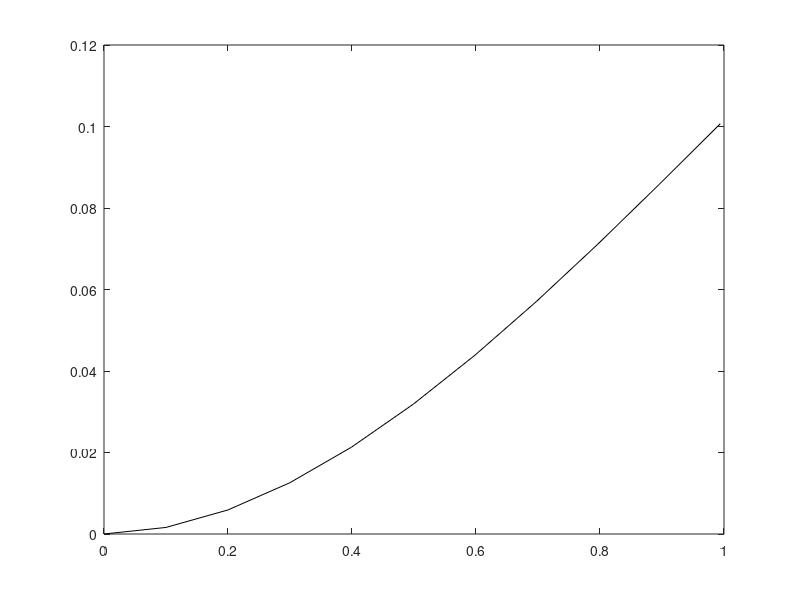

Write MATLAB code to recreate this figure.
N = 10;
E = 1;
r = 0.1;
L = 1;
I = (pi*r^4)/4;
nu = 0.3;
Y = zeros(6*(N+1),1);
X = linspace(0,L,N+1);
K = 1;
G = E/(2*(1+nu));
delta = 0.1;
a = pi*r*r;
for i = 1:N+1
  Y(6*(i-1)+2) = X(i); 
end
tol = 0.001;
F = zeros(6*N+6,1);
h = L/N;
P = (3*E*I/L^3)*delta;
A = zeros(6*(N+1),6*(N+1));
A(1:3,1:3) = eye(3,3);
M = [0 1;-1 0];
A(3+6*(N-1)+7,6*(N-1)+10) = 1;
A(3+6*(N-1)+8,6*(N-1)+11) = 1;
A(3+6*(N-1)+9,6*(N-1)+12) = 1;
while(true)
for i = 1:N 
  C = [(K*G*a) 0;0 (E*a)];
  ni = [Y(6*(i-1)+4) 0 Y(6*(i-1)+5)]; 
  ni1 = [Y(6*(i-1)+10) 0 Y(6*(i-1)+11)];
  ri = [Y(6*(i-1)+1) 0 Y(6*(i-1)+2)]; 
  ri1 = [Y(6*(i-1)+7) 0 Y(6*(i-1)+8)];
  thetai = Y(6*(i-1)+3);
  thetai1 = Y(6*(i-1)+9);
  mi = Y(6*(i-1)+6);
  mi1 = Y(6*(i-1)+12);
  R = [cos((thetai+thetai1)/2) sin((thetai+thetai1)/2);-sin((thetai+thetai1)/2) cos((thetai+thetai1)/2)];
  
  A(3+6*(i-1)+1:3+6*(i-1)+2,6*(i-1)+4:6*(i-1)+5)=-eye(2,2)/h;
  A(3+6*(i-1)+1:3+6*(i-1)+2,6*(i-1)+10:6*(i-1)+11)=eye(2,2)/h;
  
  A(3+6*(i-1)+3,6*(i-1)+1:6*(i-1)+2)=-cross(ni+ni1,[0 1 0])(1,[1 3])/(2*h);
  A(3+6*(i-1)+3,6*(i-1)+4:6*(i-1)+5)=cross([0 1 0],ri1-ri)(1,[1 3])/(2*h);
  A(3+6*(i-1)+3,6*(i-1)+7:6*(i-1)+8)=cross(ni+ni1,[0 1 0])(1,[1 3])/(2*h);
  A(3+6*(i-1)+3,6*(i-1)+10:6*(i-1)+11)=cross([0 1 0],ri1-ri)(1,[1 3])/(2*h);
  A(3+6*(i-1)+3,6*(i-1)+6) = -1/h;
  A(3+6*(i-1)+3,6*(i-1)+12) = 1/h;
  
  A(3+6*(i-1)+4:3+6*(i-1)+5,6*(i-1)+1:6*(i-1)+2) = (1/h)*R*C*R';
  A(3+6*(i-1)+4:3+6*(i-1)+5,6*(i-1)+7:6*(i-1)+8) = -(1/h)*R*C*R';
  Q = M*R*C*R';
  A(3+6*(i-1)+4:3+6*(i-1)+5,6*(i-1)+3)=-(1/(2*h))*(Q+Q')*((ri1-ri)(1,[1,3])')+(1/2)*M*R*C*[0 1]';
  A(3+6*(i-1)+4:3+6*(i-1)+5,6*(i-1)+9)=-(1/(2*h))*(Q+Q')*((ri1-ri)(1,[1,3])')+(1/2)*M*R*C*[0 1]';
  A(3+6*(i-1)+4:3+6*(i-1)+5,6*(i-1)+4:6*(i-1)+5) = (1/2)*eye(2,2);
  A(3+6*(i-1)+4:3+6*(i-1)+5,6*(i-1)+10:6*(i-1)+11) = (1/2)*eye(2,2);
  
  A(3+6*(i-1)+6,6*(i-1)+3) = E*I/h;
  A(3+6*(i-1)+6,6*(i-1)+6) = 1/2;
  A(3+6*(i-1)+6,6*(i-1)+9) = -E*I/h;
  A(3+6*(i-1)+6,6*(i-1)+12) = 1/2;
  
  F(3+6*(i-1)+1:3+6*(i-1)+2) = (1/h)*((ni1-ni)(1,[1 3])');
  F(3+6*(i-1)+3) = (1/h)*(mi1-mi)+(1/(2*h))*(dot([0 1 0],cross((ri1-ri),(ni+ni1))));
  F(3+6*(i-1)+6) = (mi+mi1)/2 - (E*I/h)*(thetai1-thetai);
  F(3+6*(i-1)+4:3+6*(i-1)+5) = (1/2)*((ni+ni1)(1,[1 3])')-R*C*(((R')/h)*((ri1-ri)(1,[1 3])')-[0;1]);
  disp('ayush');
  
end
F(1:3) = [Y(1); Y(2); Y(3)];
F(3+6*(N)+1:6*N+6) = [[ni1(1,[1,3])-P*[1 0]] mi1]';
Yfinal = Y-A\F;
if(norm(F)<tol&&norm(Yfinal-Y)<tol)
break;
end
Y = Yfinal;
end
r1 = zeros(N+1,1);
r2 = zeros(N+1,1);
for i = 1:N+1
    r1(i) = Y(6*(i-1)+1); 
    r2(i) = Y(6*(i-1)+2);
endfor
plot(r2,r1,'k');
hold on
#axis([0 1 0 6]);